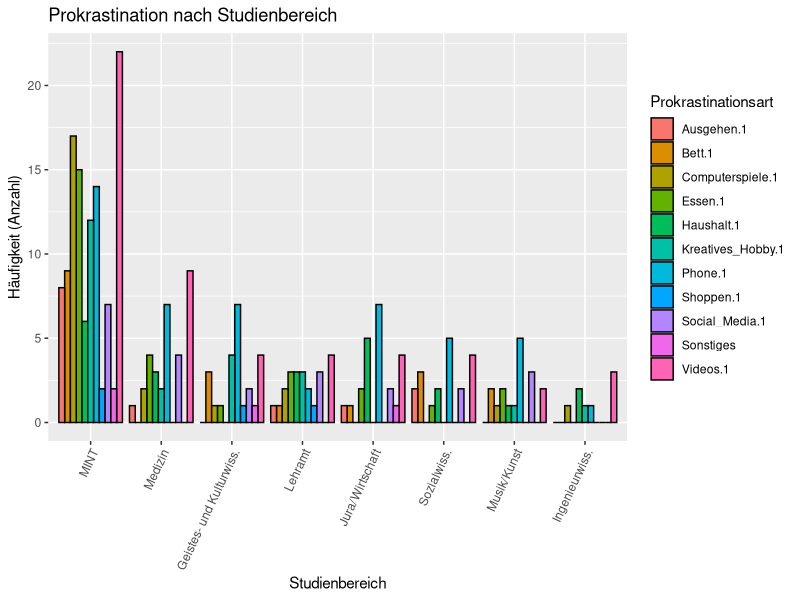
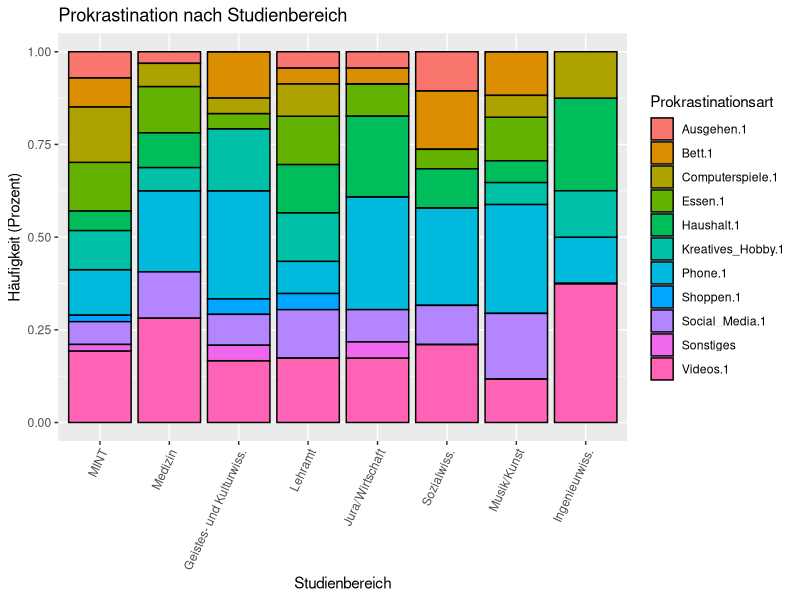
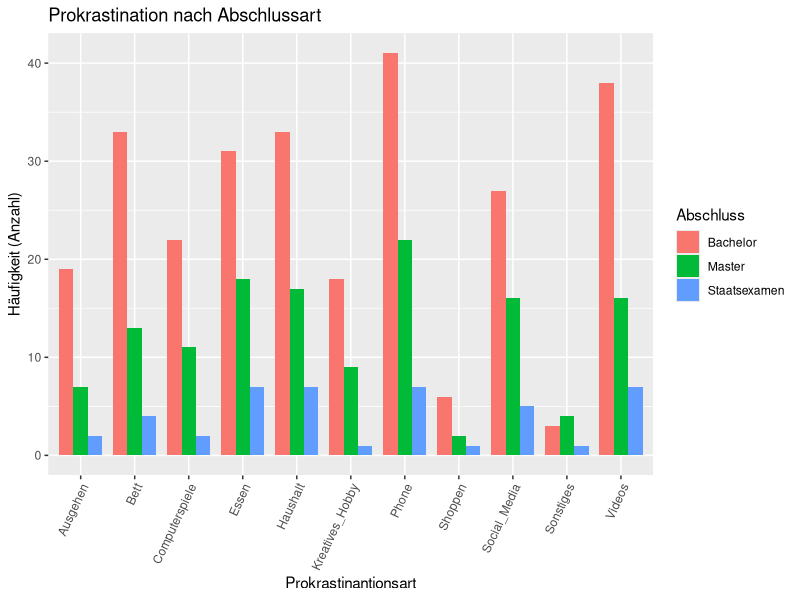
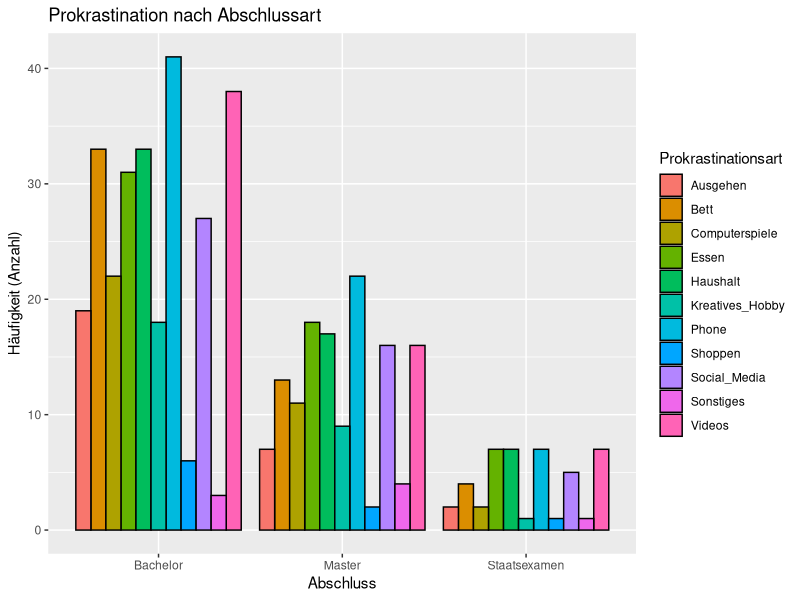
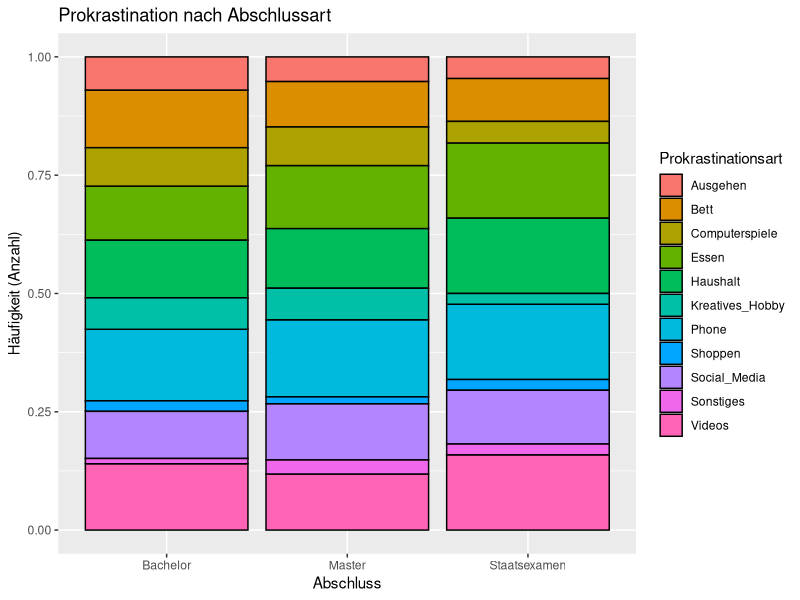
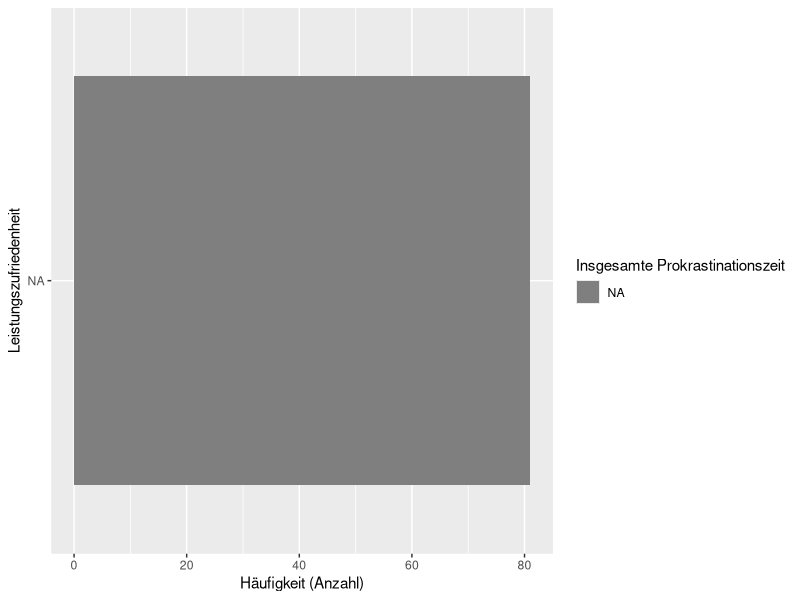

The R source for these figures, in order:
library(tidyverse)
library(reshape2)
library(data.table)

read.cvs = function(file.name) {
  read.csv("umfrageonline_final.csv", header = TRUE)
}

delete.empty.rows = function(table, colname, toCheck){
  return(table[which(table[colname] == toCheck),])
}

summarize.col = function(mycol) {
  mysum <- length(which(mycol != ""))
  return(mysum)
}

plotdata = function(table) {
  l = sapply(table, summarize.col)
  i <- length(l)
  names(l)[i] <- 'Sonstiges'
  l[2:i]
}

umfrage = read.cvs("umfrageonline_final.csv")

mint = delete.empty.rows(umfrage, "Mathematik_Informatik_Naturwissenschaften", 1)
med = delete.empty.rows(umfrage, "Medizin_Gesundheitswesen", 1)
kult = delete.empty.rows(umfrage, "Geistes_Kulturwissenschaften_Gechichte", 1)
lehramt = delete.empty.rows(umfrage, "Lehramt", 1)
recht = delete.empty.rows(umfrage, "Rechts_Wirtschaftswissenschaften", 1)
sozi = delete.empty.rows(umfrage, "Gesellschafts_Sozialwissenschaften", 1)
musik = delete.empty.rows(umfrage, "Musik_Kunst_Gestaltung", 1)
ing = delete.empty.rows(umfrage, "Ingenieurwissenschaften", 1)


# mint_data = plotdata(mint[4:15])
# med_data = plotdata(med[4:15])
# kult_data = plotdata(kult[4:15])
# lehramt_data = plotdata(lehramt[4:15])
# recht_data = plotdata(recht[4:15])
# sozi_data = plotdata(sozi[4:15])
# musik_data = plotdata(musik[4:15])
# ing_data = plotdata(ing[4:15])
# 
mint_data = plotdata(mint[17:28])
med_data = plotdata(med[17:28])
kult_data = plotdata(kult[17:28])
lehramt_data = plotdata(lehramt[17:28])
recht_data = plotdata(recht[17:28])
sozi_data = plotdata(sozi[17:28])
musik_data = plotdata(musik[17:28])
ing_data = plotdata(ing[17:28])

# mint_data = plotdata(mint[37:47])
# med_data = plotdata(med[37:47])
# kult_data = plotdata(kult[37:47])
# lehramt_data = plotdata(lehramt[37:47])
# recht_data = plotdata(recht[37:47])
# sozi_data = plotdata(sozi[37:47])
# musik_data = plotdata(musik[37:47])
# ing_data = plotdata(ing[37:47])

t = cbind(mint_data, med_data, kult_data, lehramt_data, recht_data, sozi_data, musik_data, ing_data)
k = setDT(as.data.frame(t), keep.rownames = T)[]
names(k)[2:9] <- c("MINT", "Medizin", "Geistes- und Kulturwiss.", "Lehramt", "Jura/Wirtschaft", "Sozialwiss.", "Musik/Kunst", "Ingenieurwiss.")
dfp1 <- melt(k)

ggplot(data = dfp1, mapping = aes(x = variable, y = value, fill = rn)) + 
  geom_bar(position = "dodge", stat = "identity" , color = "black") +
  theme(axis.text.x = element_text(angle = 65, hjust = 1)) + ggtitle("Prokrastination nach Studienbereich") + xlab("Studienbereich") + ylab("Häufigkeit (Anzahl)") + labs(fill = "Prokrastinationsart")


ggplot(data = dfp1, mapping = aes(x = variable, y = value, fill = rn)) + 
  geom_bar(position = "fill", stat = "identity" , color = "black") +
  theme(axis.text.x = element_text(angle = 65, hjust = 1)) + ggtitle("Prokrastination nach Studienbereich") + xlab("Studienbereich") + ylab("Häufigkeit (Prozent)") + labs(fill = "Prokrastinationsart")





bachelor = delete.empty.rows(umfrage, "Abschluss.", "Bachelor")
master = delete.empty.rows(umfrage, "Abschluss.", "Master")
staatsex = delete.empty.rows(umfrage, "Abschluss.", "Staatsexamen")

bac_data = plotdata(bachelor[4:15])
mas_data = plotdata(master[4:15])
stex_data = plotdata(staatsex[4:15])

t = cbind(bac_data, mas_data, stex_data)
k = setDT(as.data.frame(t), keep.rownames = T)[]
names(k)[2:4] <- c("Bachelor", "Master", "Staatsexamen")
dfp1 <- melt(k)

p_abschluss = ggplot(dfp1, aes(x = rn, y= value, fill = variable)) +
  geom_bar(stat="identity", width=0.8, position = "dodge") 
p_abschluss  + theme(axis.text.x = element_text(angle = 65, hjust = 1)) + ggtitle("Prokrastination nach Abschlussart") + xlab("Prokrastinantionsart") + ylab("Häufigkeit (Anzahl)") + labs(fill = "Abschluss")

ggplot(data = dfp1, mapping = aes(x = variable, y = value, fill = rn)) + 
  geom_bar(position = "dodge", stat = "identity" , color = "black") +
  ggtitle("Prokrastination nach Abschlussart") + xlab("Abschluss") + ylab("Häufigkeit (Anzahl)") + labs(fill = "Prokrastinationsart")


ggplot(data = dfp1, mapping = aes(x = variable, y = value, fill = rn)) + 
  geom_bar(position = "fill", stat = "identity" , color = "black") +
  ggtitle("Prokrastination nach Abschlussart") + xlab("Abschluss") + ylab("Häufigkeit (Anzahl)") + labs(fill = "Prokrastinationsart")



umfrage$Zufriedenheit_Leistung. = recode(umfrage$Zufriedenheit_Leistung., "sehr unzufriedenstellend - ich bin total unzufrieden" = "sehr unzufriedenstellend", "unzufriedenstellend - ich bin unzufrieden" = "unzufriedenstellend",  "ausreichend - ich bin weder zufrieden noch unzufrieden" = "ausreichend", "zufriedenstellend - ich bin zufrieden" = "zufriedenstellend", "sehr zufriedenstellend - ich bin mehr als zufrieden" = "sehr zufriedenstellend")
lvls = levels(umfrage$Zufriedenheit_Leistung.)
l = c(lvls[2], lvls[4], lvls[1], lvls[5], lvls[3])
umfrage$Zufriedenheit_Leistung. = factor(umfrage$Zufriedenheit_Leistung., levels =  l)
lvls = levels(umfrage$Zeit_Insgesamt_Prokrastiniert.)
l = c(lvls[2], lvls[1], lvls[4], lvls[3])
umfrage$Zeit_Insgesamt_Prokrastiniert. = factor(umfrage$Zeit_Insgesamt_Prokrastiniert., levels =  l)
ggplot(data = umfrage) + geom_bar(mapping = aes(x = Zufriedenheit_Leistung., fill = Zeit_Insgesamt_Prokrastiniert.), position = "dodge") +
  xlab("Leistungszufriedenheit") + ylab("Häufigkeit (Anzahl)") + labs(fill = "Insgesamte Prokrastinationszeit") +
coord_flip()